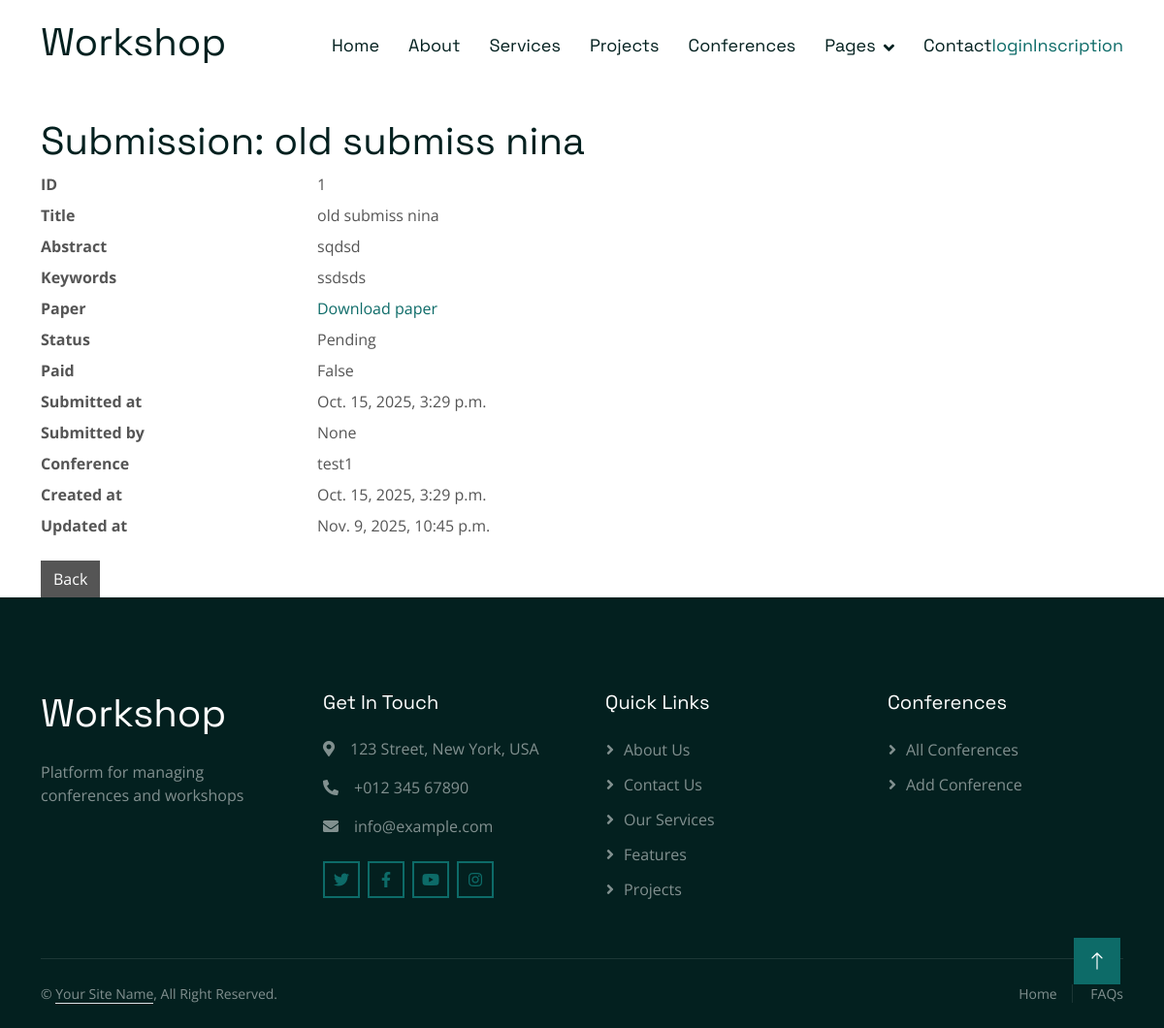
The page /conferences/submission/1/ on the database its author committed.
### ConferenceApp/models.py (models this page shows, shortened)
class submission(models.Model):
    submission_id=models.CharField(max_length=255, primary_key=True)
    title=models.CharField(max_length=255)
    abstract=models.TextField()
    key_words=models.TextField()
    paper=models.FileField(upload_to='papers/')
    choices=[
        ('pending', 'Pending'),
        ('accepted', 'Accepted'),
        ('rejected', 'Rejected'),
    ]
    status=models.CharField(max_length=255,choices=choices, default='pending')
    payed = models.BooleanField(default=False)
    submission_date = models.DateTimeField(auto_now_add=True)
    user_id = models.ForeignKey(settings.AUTH_USER_MODEL, null=True, blank=True, on_delete=models.CASCADE)
    conference = models.ForeignKey('conference', on_delete=models.CASCADE)
    created_at = models.DateTimeField(auto_now_add=True)
    updated_at = models.DateTimeField(auto_now=True)

class conference(models.Model):
    conference_id=models.AutoField(primary_key=True)
    title=models.CharField(max_length=255)
    description=models.TextField(
        validators=[MinLengthValidator(limit_value=30,message="Description must be at least 30 characters long.")]
        )
    location=models.CharField(max_length=255)
    start_date=models.DateField()
    end_date=models.DateField()
    THEME_CHOICES = [
        ('CS&AI', 'Computer Science and Artificial Intelligence'),
        ('CS', 'Social Science'),
        ('DS', 'Data Science'),
    ]
    theme = models.CharField(max_length=255, choices=THEME_CHOICES, default='CS&AI')
    created_at=models.DateTimeField(auto_now_add=True)
    updated_at=models.DateTimeField(auto_now=True)
    def __str__(self):
        return self.title

### ConferenceApp/views.py (the view)
# urls.py: path('submission/<str:pk>/', SubmissionDetail.as_view(), name='submission_detail'),
class SubmissionDetail(DetailView):
    model = submission
    template_name = 'conference/submission_detail.html'
    context_object_name = 'submission'

### ConferenceApp/Templates/Conference/submission_detail.html
{% extends 'base.html' %}
{% load static %}
{% block content %}
  <div class="container mt-4">
    <h1>Submission: {{ submission.title }}</h1>
    <dl class="row">
      <dt class="col-sm-3">ID</dt>
      <dd class="col-sm-9">{{ submission.submission_id }}</dd>
      <dt class="col-sm-3">Title</dt>
      <dd class="col-sm-9">{{ submission.title }}</dd>
      <dt class="col-sm-3">Abstract</dt>
      <dd class="col-sm-9">{{ submission.abstract }}</dd>
      <dt class="col-sm-3">Keywords</dt>
      <dd class="col-sm-9">{{ submission.key_words }}</dd>
      <dt class="col-sm-3">Paper</dt>
      <dd class="col-sm-9">
        {% if submission.paper %}
          <a href="{{ submission.paper.url }}" download>Download paper</a>
        {% else %}
          No paper attached.
        {% endif %}
      </dd>
      <dt class="col-sm-3">Status</dt>
      <dd class="col-sm-9">{{ submission.get_status_display }}</dd>
      <dt class="col-sm-3">Paid</dt>
      <dd class="col-sm-9">{{ submission.payed }}</dd>
      <dt class="col-sm-3">Submitted at</dt>
      <dd class="col-sm-9">{{ submission.submission_date }}</dd>
      <dt class="col-sm-3">Submitted by</dt>
      <dd class="col-sm-9">{{ submission.user_id }}</dd>
      <dt class="col-sm-3">Conference</dt>
      <dd class="col-sm-9">{{ submission.conference }}</dd>
      <dt class="col-sm-3">Created at</dt>
      <dd class="col-sm-9">{{ submission.created_at }}</dd>
      <dt class="col-sm-3">Updated at</dt>
      <dd class="col-sm-9">{{ submission.updated_at }}</dd>
    </dl>
    <a class="btn btn-secondary" href="javascript:history.back()">Back</a>
  </div>
{% endblock %}

### Workshop/static/css/style.css (style rules this page uses)
.btn { transition: .5s; }

### rows shown on the page
submission: title "old submiss nina", submission_id "1", abstract "sqdsd", key_words "ssdsds", status "Pending", payed "False", submission_date "Oct. 15, 2025, 3:29 p.m.", user_id "None", conference "test1", created_at "Oct. 15, 2025, 3:29 p.m.", updated_at "Nov. 9, 2025, 10:45 p.m."
